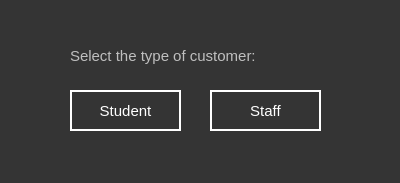
<?xml version="1.0" encoding="UTF-8"?>
<ui version="4.0">
 <class>StudentStaffOption</class>
 <widget class="QDialog" name="StudentStaffOption">
  <property name="geometry">
   <rect>
    <x>0</x>
    <y>0</y>
    <width>400</width>
    <height>183</height>
   </rect>
  </property>
  <property name="minimumSize">
   <size>
    <width>400</width>
    <height>183</height>
   </size>
  </property>
  <property name="maximumSize">
   <size>
    <width>400</width>
    <height>183</height>
   </size>
  </property>
  <property name="windowTitle">
   <string>Choose Customer Type</string>
  </property>
  <property name="styleSheet">
   <string notr="true">QDialog
{
	background-color: rgb(52, 52, 52);
}
QLabel
{
	color: rgb(191, 191, 191);
}
QPushButton
{
	color: rgb(255, 255, 255);
	border-style: solid;
	border-width: 2px;
	border-color: rgb(255, 255, 255);
}
QPushButton:hover
{
	background-color: rgb(255, 255, 255);
	color: rgb(52, 52, 52);
}</string>
  </property>
  <widget class="QPushButton" name="pushButton_student">
   <property name="geometry">
    <rect>
     <x>70</x>
     <y>90</y>
     <width>111</width>
     <height>41</height>
    </rect>
   </property>
   <property name="font">
    <font>
     <pointsize>11</pointsize>
    </font>
   </property>
   <property name="text">
    <string>Student</string>
   </property>
  </widget>
  <widget class="QPushButton" name="pushButton_staff">
   <property name="geometry">
    <rect>
     <x>210</x>
     <y>90</y>
     <width>111</width>
     <height>41</height>
    </rect>
   </property>
   <property name="font">
    <font>
     <pointsize>11</pointsize>
    </font>
   </property>
   <property name="text">
    <string>Staff</string>
   </property>
  </widget>
  <widget class="QLabel" name="label">
   <property name="geometry">
    <rect>
     <x>70</x>
     <y>40</y>
     <width>231</width>
     <height>31</height>
    </rect>
   </property>
   <property name="font">
    <font>
     <pointsize>11</pointsize>
    </font>
   </property>
   <property name="text">
    <string>Select the type of customer:</string>
   </property>
  </widget>
 </widget>
 <resources/>
 <connections/>
</ui>
